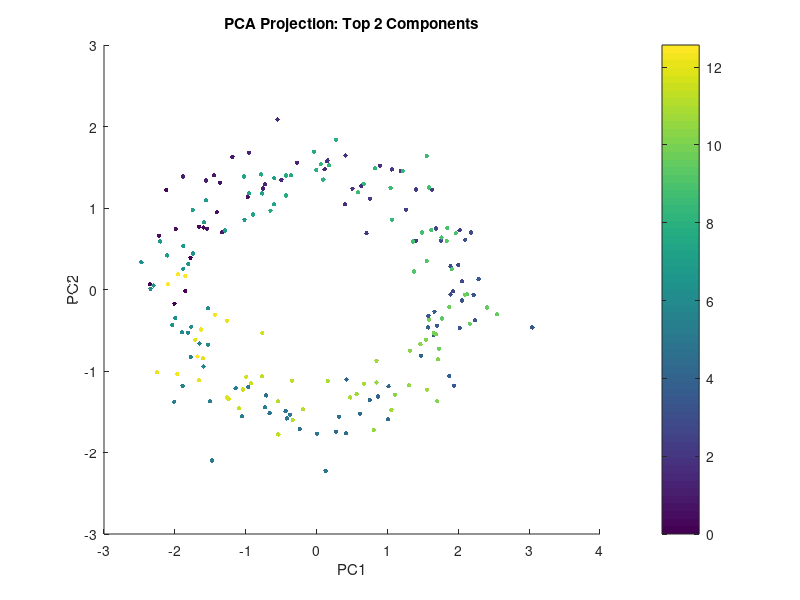
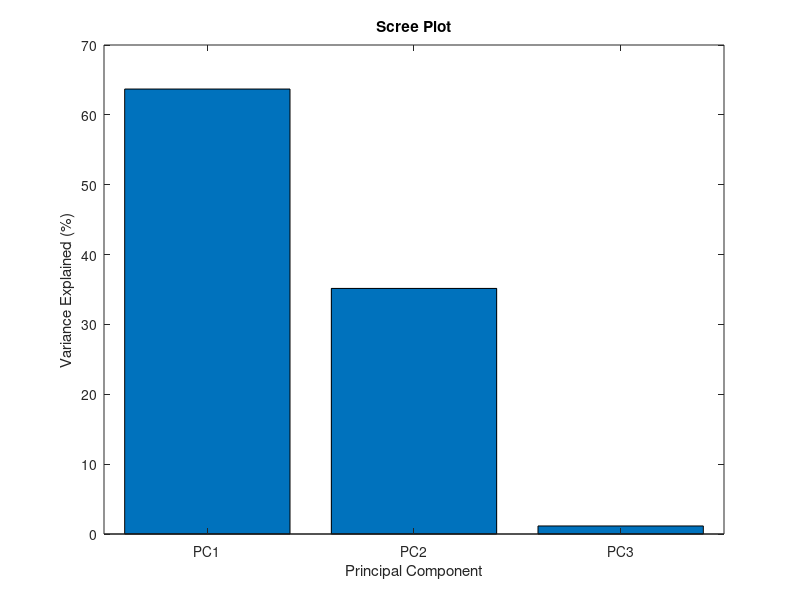
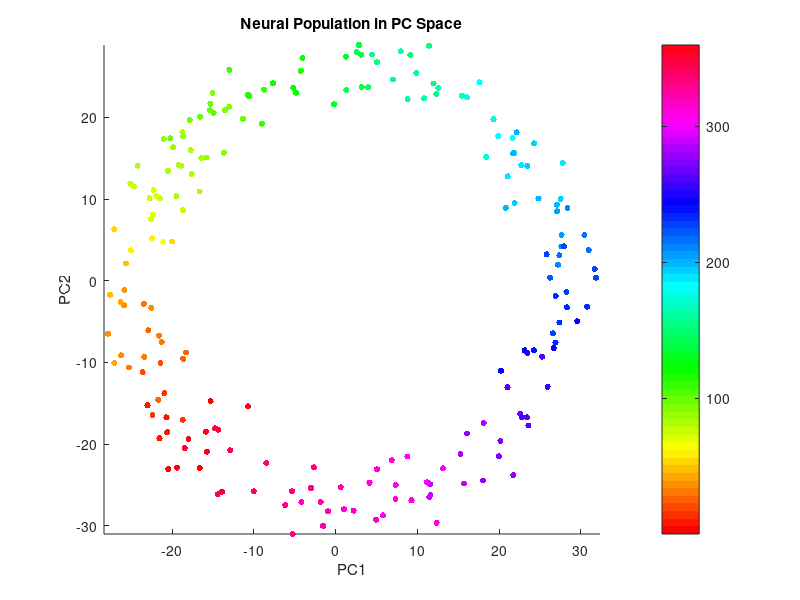
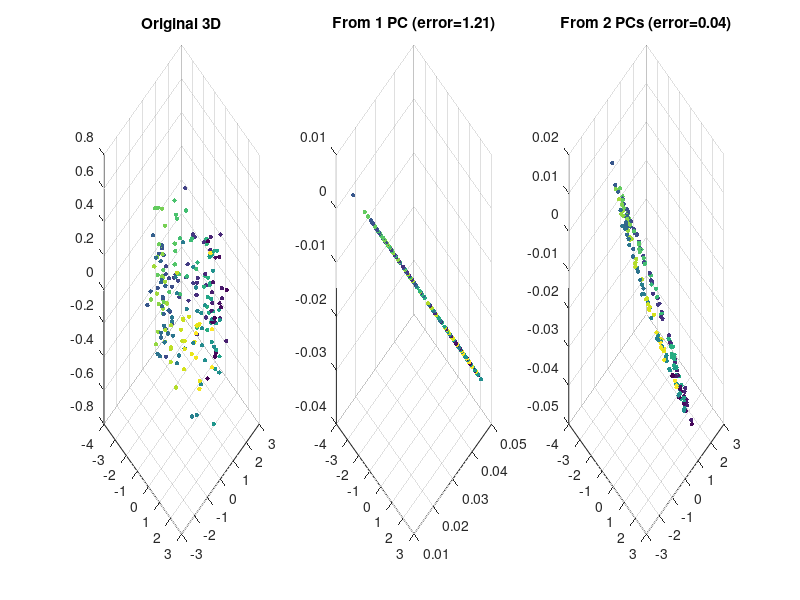

MATLAB code to generate these figures, in order: (Note: this script raises an error after producing the figures.)
% solution_dimensionality.m - Complete solution for Module 07 exercise
% Part of: Matlab for Computational Neuroscience, Module 07
%
% This file has all TODOs filled in and produces all expected plots.
%
clear; clc; close all;
rng(42);

%% Part 1: Data Exploration (3 TODOs)

% --- Data generation (provided) ---
n = 200;
t = linspace(0, 4*pi, n)';
data = [2*cos(t) + 0.3*randn(n,1), ...
        1.5*sin(t) + 0.3*randn(n,1), ...
        0.2*randn(n,1)];
labels = t;
% -----------------------------------

fprintf('Data size: %d observations x %d variables\n\n', size(data));

% TODO 1: Compute the mean of each column
mu = mean(data);
fprintf('Column means: [%.3f, %.3f, %.3f]\n', mu);

% TODO 2: Mean-center the data
centered = data - mu;
fprintf('Centered means: [%.6f, %.6f, %.6f] (should be ~0)\n', mean(centered));

% TODO 3: Verify centering
is_centered = all(abs(mean(centered)) < 1e-10);
fprintf('Centering verified: %d\n\n', is_centered);


%% Part 2: Manual PCA (4 TODOs)

% TODO 4: Covariance matrix
C = cov(centered);
fprintf('Covariance matrix size: %dx%d\n', size(C));
disp(C);

% TODO 5: Eigendecompose
[V, D] = eig(C);

% TODO 6: Sort descending
[eigenvalues, idx] = sort(diag(D), 'descend');
V = V(:, idx);
fprintf('Sorted eigenvalues: %.4f, %.4f, %.4f\n', eigenvalues);

% TODO 7: Variance explained
var_explained = eigenvalues / sum(eigenvalues) * 100;
fprintf('Variance explained: %.1f%%, %.1f%%, %.1f%%\n\n', var_explained);


%% Part 3: Projection and Visualization (3 TODOs)

% TODO 8: Project onto top 2 PCs
projected = centered * V(:, 1:2);
fprintf('Projected data size: %dx%d\n', size(projected));

% TODO 9: Scatter plot of projected data
figure;
scatter(projected(:,1), projected(:,2), 10, labels, 'filled');
xlabel('PC1'); ylabel('PC2');
title('PCA Projection: Top 2 Components');
colorbar;

% TODO 10: Scree plot
figure;
bar(var_explained);
xlabel('Principal Component');
ylabel('Variance Explained (%)');
title('Scree Plot');
set(gca, 'XTickLabel', {'PC1', 'PC2', 'PC3'});


%% Part 4: Neural Data PCA (2 TODOs)

% --- Neural data generation (provided) ---
n_neurons = 8;
n_trials = 200;
pref_dirs = linspace(0, 315, n_neurons);
stimulus_dirs = rand(n_trials, 1) * 360;

neural_data = zeros(n_trials, n_neurons);
for i = 1:n_trials
    neural_data(i, :) = 10 + 15 * cosd(pref_dirs - stimulus_dirs(i)) ...
                        + 3 * randn(1, n_neurons);
    neural_data(i, :) = max(0, neural_data(i, :));
end
% ------------------------------------------

% TODO 11: Complete PCA on neural data
neural_centered = neural_data - mean(neural_data);
C_neural = cov(neural_centered);
[V_neural, D_neural] = eig(C_neural);
[eigenvalues_neural, idx_neural] = sort(diag(D_neural), 'descend');
V_neural = V_neural(:, idx_neural);
projected_neural = neural_centered * V_neural(:, 1:2);

var_neural = eigenvalues_neural / sum(eigenvalues_neural) * 100;
fprintf('\nNeural PCA variance explained:\n');
for k = 1:n_neurons
    fprintf('  PC%d: %.1f%%\n', k, var_neural(k));
end

% TODO 12: Plot neural PCA
figure;
scatter(projected_neural(:,1), projected_neural(:,2), 20, stimulus_dirs, 'filled');
colormap(hsv);
xlabel('PC1'); ylabel('PC2');
title('Neural Population in PC Space');
colorbar;
axis equal;

fprintf('\nWhat shape do you see in the neural PCA plot?\n');
fprintf('The circular stimulus maps to a RING in PC space!\n');


%% Optional Challenge: Reconstruction

% Reconstruct from 1 PC
reconstructed_1pc = projected(:, 1) * V(:, 1)' + mu;
error_1pc = mean(sum((data - reconstructed_1pc).^2, 2));

% Reconstruct from 2 PCs
reconstructed_2pc = projected(:, 1:2) * V(:, 1:2)' + mu;
error_2pc = mean(sum((data - reconstructed_2pc).^2, 2));

fprintf('\n=== Optional Challenge: Reconstruction ===\n');
fprintf('Reconstruction error with 1 PC: %.4f\n', error_1pc);
fprintf('Reconstruction error with 2 PCs: %.4f\n', error_2pc);
fprintf('Using 2 PCs gives %.1fx less error than 1 PC.\n', error_1pc / error_2pc);
fprintf('2 PCs capture %.1f%% of the variance, so very little is lost.\n', sum(var_explained(1:2)));

figure;
subplot(1,3,1);
scatter3(data(:,1), data(:,2), data(:,3), 10, labels, 'filled');
title('Original 3D'); view(45, 30);
subplot(1,3,2);
scatter3(reconstructed_1pc(:,1), reconstructed_1pc(:,2), reconstructed_1pc(:,3), 10, labels, 'filled');
title(sprintf('From 1 PC (error=%.2f)', error_1pc)); view(45, 30);
subplot(1,3,3);
scatter3(reconstructed_2pc(:,1), reconstructed_2pc(:,2), reconstructed_2pc(:,3), 10, labels, 'filled');
title(sprintf('From 2 PCs (error=%.2f)', error_2pc)); view(45, 30);
sgtitle('Reconstruction Quality');

fprintf('\n=== Solution complete! ===\n');
